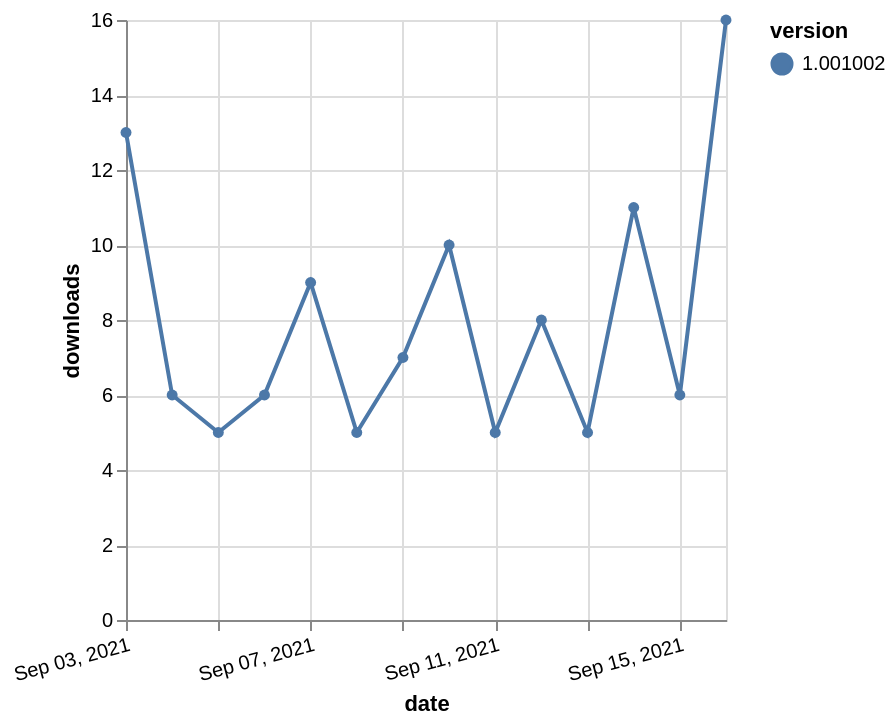

Describe this chart as a Vega-Lite specification.
### Vega-Lite specification from a JSON file in a GitHub repository (floating-point values rounded to 4 significant figures)
{"$schema": "https://vega.github.io/schema/vega-lite/v5.json", "description": "A simple bar chart with embedded data.", "data": {"values": [{"date": "2021-09-03", "total": 93225, "delta": 13, "version": "1.001002"}, {"date": "2021-09-04", "total": 93231, "delta": 6, "version": "1.001002"}, {"date": "2021-09-05", "total": 93236, "delta": 5, "version": "1.001002"}, {"date": "2021-09-06", "total": 93242, "delta": 6, "version": "1.001002"}, {"date": "2021-09-07", "total": 93251, "delta": 9, "version": "1.001002"}, {"date": "2021-09-08", "total": 93256, "delta": 5, "version": "1.001002"}, {"date": "2021-09-09", "total": 93263, "delta": 7, "version": "1.001002"}, {"date": "2021-09-10", "total": 93273, "delta": 10, "version": "1.001002"}, {"date": "2021-09-11", "total": 93278, "delta": 5, "version": "1.001002"}, {"date": "2021-09-12", "total": 93286, "delta": 8, "version": "1.001002"}, {"date": "2021-09-13", "total": 93291, "delta": 5, "version": "1.001002"}, {"date": "2021-09-14", "total": 93302, "delta": 11, "version": "1.001002"}, {"date": "2021-09-15", "total": 93308, "delta": 6, "version": "1.001002"}, {"date": "2021-09-16", "total": 93324, "delta": 16, "version": "1.001002"}]}, "width": "container", "mark": {"type": "line", "point": {"filled": true}}, "encoding": {"x": {"field": "date", "type": "temporal", "timeUnit": "yearmonthdate", "title": "date", "axis": {"labelAngle": -15}}, "y": {"field": "delta", "type": "quantitative", "title": "downloads"}, "color": {"field": "version", "type": "nominal"}, "tooltip": {"field": "delta"}}}
